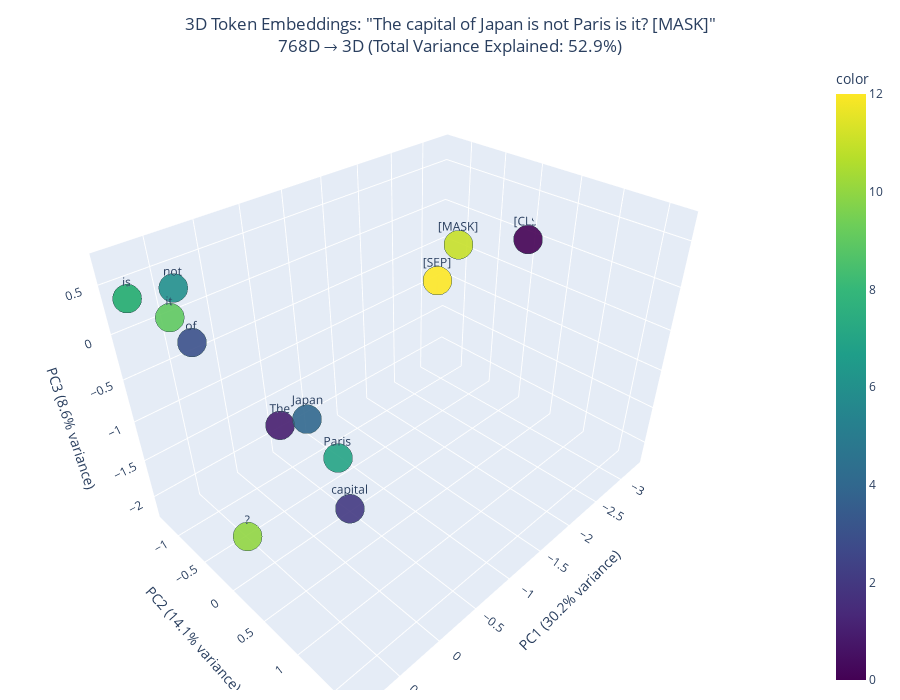

This figure's notebook cell:
### Code cell
visualize_token_embeddings_3d("The capital of Japan is not Paris is it?", tokenizer, model)

### Figure 1 — Plotly figure (JSON) as saved in the notebook; plotly's stock layout.template omitted (floating-point values rounded to 4 significant figures)
{"data": [{"hovertemplate": "<b>%{text}</b><br><br>PC1: %{x}<br>PC2: %{y}<br>PC3: %{z}<br>", "legendgroup": "", "marker": {"color": [0, 1, 2, 3, 4, 5, 6, 7, 8, 9, 10, 11, 12], "coloraxis": "coloraxis", "line": {"color": "DarkSlateGrey", "width": 2}, "opacity": 0.9, "size": 10, "symbol": "circle"}, "mode": "markers+text", "name": "", "scene": "scene", "showlegend": false, "text": ["[CLS]", "The", " capital", " of", " Japan", " is", " not", " Paris", " is", " it", "?", "[MASK]", "[SEP]"], "textposition": "top center", "type": "scatter3d", "x": [-3.282, 0.3255, 0.8599, 0.5952, 0.8343, 0.8109, 0.7325, 0.712, 0.8109, 0.8618, 0.5326, -1.884, -1.909], "y": [-0.007502, 0.1307, 1.696, -0.6664, 1.265, -1.283, -0.5212, 1.415, -1.283, -0.4159, -0.4102, 0.1847, -0.103], "z": [-0.03589, -0.5574, -0.0802, 0.06177, 0.4375, 0.3359, 0.7069, 0.108, 0.3359, 0.5319, -2.211, 0.4369, -0.07007]}], "layout": {"coloraxis": {"colorbar": {"title": {"text": "color"}}, "colorscale": [[0, "#440154"], [0.1111, "#482878"], [0.2222, "#3e4989"], [0.3333, "#31688e"], [0.4444, "#26828e"], [0.5556, "#1f9e89"], [0.6667, "#35b779"], [0.7778, "#6ece58"], [0.8889, "#b5de2b"], [1, "#fde725"]]}, "height": 700, "legend": {"tracegroupgap": 0}, "margin": {"b": 10, "l": 10, "r": 20, "t": 60}, "scene": {"domain": {"x": [0, 1], "y": [0, 1]}, "xaxis": {"title": {"text": "PC1 (30.2% variance)"}}, "yaxis": {"title": {"text": "PC2 (14.1% variance)"}}, "zaxis": {"title": {"text": "PC3 (8.6% variance)"}}}, "title": {"text": "3D Token Embeddings: \"The capital of Japan is not Paris is it? [MASK]\"<br>768D → 3D (Total Variance Explained: 52.9%)", "x": 0.5}, "width": 900}}
